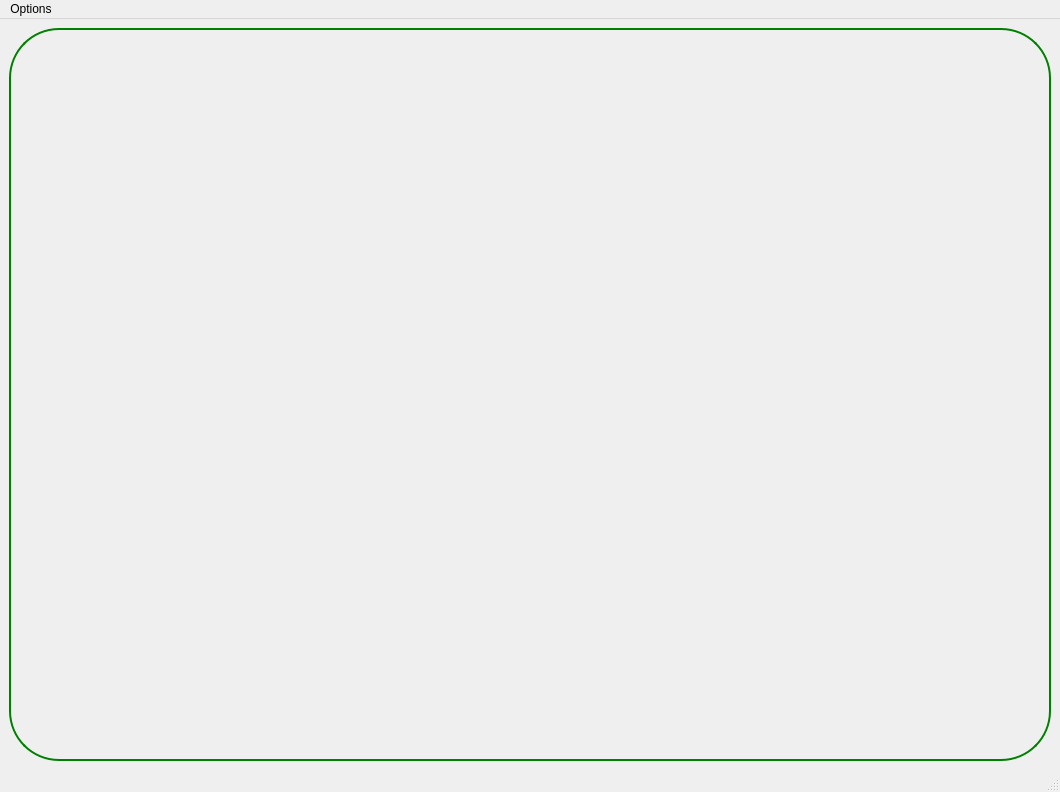
<?xml version="1.0" encoding="UTF-8"?>
<ui version="4.0">
 <class>MainWindow</class>
 <widget class="QMainWindow" name="MainWindow">
  <property name="geometry">
   <rect>
    <x>0</x>
    <y>0</y>
    <width>1060</width>
    <height>792</height>
   </rect>
  </property>
  <property name="windowTitle">
   <string>MainWindow</string>
  </property>
  <property name="styleSheet">
   <string notr="true"/>
  </property>
  <widget class="QWidget" name="centralwidget">
   <layout class="QHBoxLayout" name="horizontalLayout">
    <item>
     <widget class="QLabel" name="label">
      <property name="font">
       <font>
        <family>Futura</family>
        <pointsize>48</pointsize>
        <italic>true</italic>
       </font>
      </property>
      <property name="styleSheet">
       <string notr="true">QLabel{
    border: 2px solid green;
    border-radius: 50px;
    padding: 2px;
	color: black;
}</string>
      </property>
      <property name="text">
       <string/>
      </property>
      <property name="alignment">
       <set>Qt::AlignCenter</set>
      </property>
     </widget>
    </item>
   </layout>
  </widget>
  <widget class="QMenuBar" name="menubar">
   <property name="geometry">
    <rect>
     <x>0</x>
     <y>0</y>
     <width>1060</width>
     <height>22</height>
    </rect>
   </property>
   <widget class="QMenu" name="menuOptions">
    <property name="title">
     <string>Options</string>
    </property>
    <addaction name="twoDaction"/>
    <addaction name="separator"/>
    <addaction name="threeDaction"/>
   </widget>
   <addaction name="menuOptions"/>
  </widget>
  <widget class="QStatusBar" name="statusbar"/>
  <action name="actionYEEE">
   <property name="text">
    <string>YEEE</string>
   </property>
  </action>
  <action name="actioneee">
   <property name="text">
    <string>eee</string>
   </property>
  </action>
  <action name="actionddd">
   <property name="text">
    <string>ddd</string>
   </property>
  </action>
  <action name="actionsss">
   <property name="text">
    <string>????</string>
   </property>
  </action>
  <action name="actionsswe">
   <property name="text">
    <string>sswe</string>
   </property>
  </action>
  <action name="actionsdfgsdg">
   <property name="text">
    <string>sdfgsdg</string>
   </property>
  </action>
  <action name="actionccc">
   <property name="text">
    <string>ccc</string>
   </property>
  </action>
  <action name="twoDaction">
   <property name="checkable">
    <bool>true</bool>
   </property>
   <property name="checked">
    <bool>false</bool>
   </property>
   <property name="enabled">
    <bool>true</bool>
   </property>
   <property name="text">
    <string>2D processing</string>
   </property>
   <property name="autoRepeat">
    <bool>false</bool>
   </property>
   <property name="visible">
    <bool>true</bool>
   </property>
   <property name="menuRole">
    <enum>QAction::TextHeuristicRole</enum>
   </property>
   <property name="iconVisibleInMenu">
    <bool>true</bool>
   </property>
  </action>
  <action name="threeDaction">
   <property name="checkable">
    <bool>true</bool>
   </property>
   <property name="checked">
    <bool>false</bool>
   </property>
   <property name="enabled">
    <bool>true</bool>
   </property>
   <property name="text">
    <string>3D processing</string>
   </property>
   <property name="autoRepeat">
    <bool>false</bool>
   </property>
  </action>
  <action name="actionFace_Detection">
   <property name="checkable">
    <bool>true</bool>
   </property>
   <property name="text">
    <string>Face Detection</string>
   </property>
  </action>
  <action name="actionMotion_Detection">
   <property name="checkable">
    <bool>true</bool>
   </property>
   <property name="text">
    <string>Motion Detection</string>
   </property>
  </action>
 </widget>
 <resources/>
 <connections/>
</ui>
